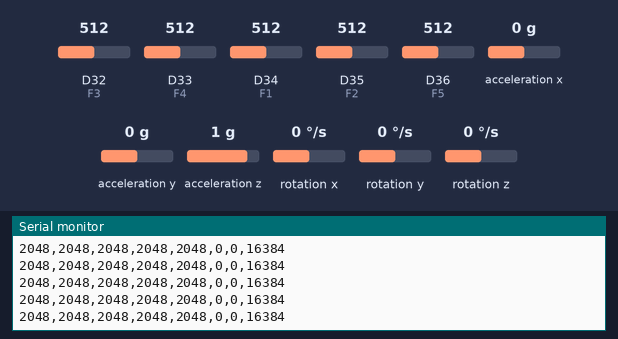
This sketch was run on a simulated Arduino Due. Parts: the last lines printed to the serial monitor. The inputs (shaded band) are chosen by the test bench; at power-on: acceleration x 0 g, D32 (F3) = 512, D33 (F4) = 512, D34 (F1) = 512, D35 (F2) = 512, D36 (F5) = 512, acceleration y 0 g, acceleration z 1 g, rotation x 0 °/s, rotation y 0 °/s, rotation z 0 °/s (analog values on the 0–1023 scale).

Above: at 2.2 s.
2.3 s: acceleration x set to -1.4 g
At 2.35 s:
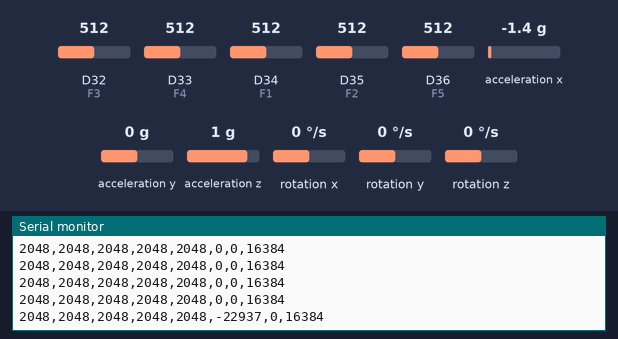
3.8 s: D32 (F3) set to 716
At 3.84 s:
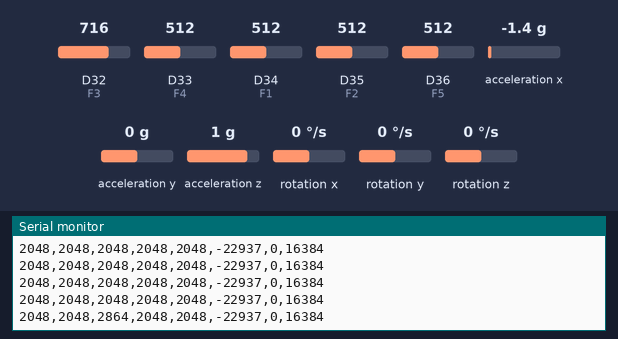
5.3 s: D33 (F4) set to 716
At 5.33 s:
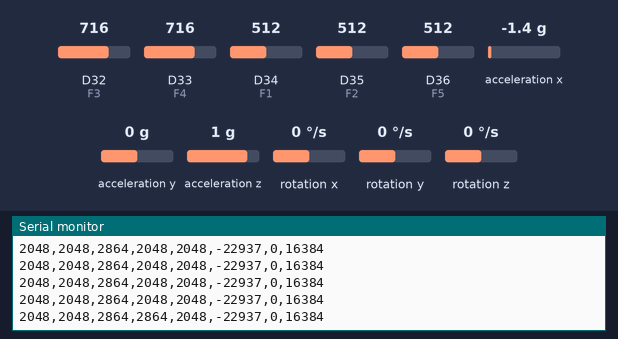
6.8 s: D34 (F1) set to 716
At 6.82 s:
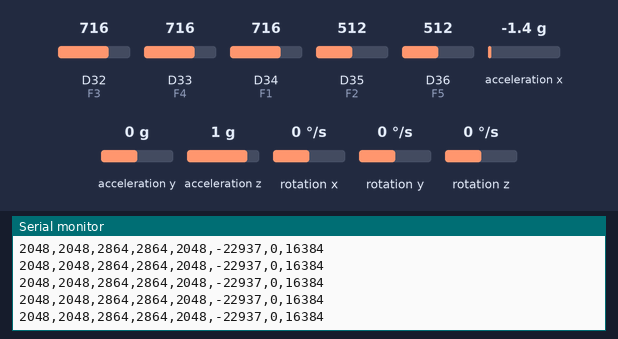
8.3 s: D35 (F2) set to 716
At 8.31 s:
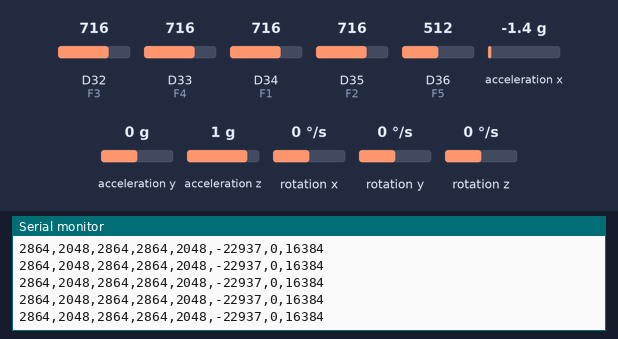
9.8 s: D36 (F5) set to 716
At 9.8 s:
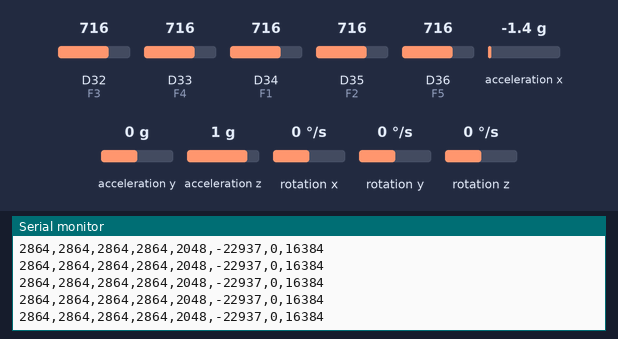

Measured:
- after the input at 2.3 s, the serial monitor: prints a new line at once (image 1)
- after the input at 3.8 s, the serial monitor: prints a new line at once (image 2)
- after the input at 5.3 s, the serial monitor: prints a new line at once (image 3)

The sketch:

isaret_dili_izleme.ino
```cpp
// ==============================================================================
//                 İŞARET DİLİ ANALİZ SİSTEMİ PROJESİ (BAP)
// ==============================================================================
// Geliştirici / Yazar : Recep Emirhan Öztürk
// E-posta            : emrhanozt06@gmail.com
// GitHub             : https://github.com/emir0901
//
// © 2026 Recep Emirhan Öztürk. Tüm hakları saklıdır.
// ==============================================================================

#include <MPU6050.h>
#include <Wire.h>

MPU6050 mpu;

// Flex pinleri
#define F1 34
#define F2 35
#define F3 32
#define F4 33
#define F5 36

void setup() {
  Serial.begin(115200);
  analogReadResolution(12);
  Wire.begin();
  mpu.initialize();

  if (!mpu.testConnection()) {
    Serial.println("# MPU6050 baglanti hatasi!");
  } else {
    Serial.println("# MPU6050 hazir - Veri gonderiliyor...");
  }
  delay(1000);
}

void loop() {
  int f1 = analogRead(F1);
  int f2 = analogRead(F2);
  int f3 = analogRead(F3);
  int f4 = analogRead(F4);
  int f5 = analogRead(F5);

  int16_t ax, ay, az;
  mpu.getAcceleration(&ax, &ay, &az);

  // Sadece ham sensör verisi — label ve posture Python tarafında eklenir
  Serial.print(f1);
  Serial.print(",");
  Serial.print(f2);
  Serial.print(",");
  Serial.print(f3);
  Serial.print(",");
  Serial.print(f4);
  Serial.print(",");
  Serial.print(f5);
  Serial.print(",");
  Serial.print(ax);
  Serial.print(",");
  Serial.print(ay);
  Serial.print(",");
  Serial.println(az);

  delay(40); // ~25Hz
}
```
